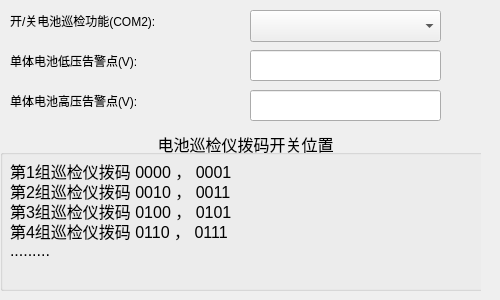
        <widget class="QWidget" name="page_2_2">
         <widget class="QWidget" name="widget_2_2" native="true">
          <property name="geometry">
           <rect>
            <x>-10</x>
            <y>10</y>
            <width>491</width>
            <height>281</height>
           </rect>
          </property>
          <widget class="QGroupBox" name="groupBox_5">
           <property name="geometry">
            <rect>
             <x>10</x>
             <y>120</y>
             <width>491</width>
             <height>161</height>
            </rect>
           </property>
           <property name="font">
            <font>
             <pointsize>12</pointsize>
            </font>
           </property>
           <property name="title">
            <string>电池巡检仪拨码开关位置</string>
           </property>
           <property name="alignment">
            <set>Qt::AlignCenter</set>
           </property>
           <widget class="QLabel" name="boma">
            <property name="geometry">
             <rect>
              <x>10</x>
              <y>30</y>
              <width>331</width>
              <height>21</height>
             </rect>
            </property>
            <property name="text">
             <string>第1组巡检仪拨码 0000 ， 0001</string>
            </property>
           </widget>
           <widget class="QLabel" name="boma_2">
            <property name="geometry">
             <rect>
              <x>10</x>
              <y>50</y>
              <width>331</width>
              <height>21</height>
             </rect>
            </property>
            <property name="text">
             <string>第2组巡检仪拨码 0010 ， 0011</string>
            </property>
           </widget>
           <widget class="QLabel" name="boma_3">
            <property name="geometry">
             <rect>
              <x>10</x>
              <y>70</y>
              <width>331</width>
              <height>21</height>
             </rect>
            </property>
            <property name="text">
             <string>第3组巡检仪拨码 0100 ， 0101</string>
            </property>
           </widget>
           <widget class="QLabel" name="boma_4">
            <property name="geometry">
             <rect>
              <x>10</x>
              <y>90</y>
              <width>331</width>
              <height>21</height>
             </rect>
            </property>
            <property name="text">
             <string>第4组巡检仪拨码 0110 ， 0111</string>
            </property>
           </widget>
           <widget class="QLabel" name="boma_5">
            <property name="geometry">
             <rect>
              <x>10</x>
              <y>110</y>
              <width>331</width>
              <height>21</height>
             </rect>
            </property>
            <property name="text">
             <string>.........</string>
            </property>
           </widget>
          </widget>
          <widget class="QLabel" name="label_39">
           <property name="geometry">
            <rect>
             <x>20</x>
             <y>0</y>
             <width>231</width>
             <height>21</height>
            </rect>
           </property>
           <property name="sizePolicy">
            <sizepolicy hsizetype="Expanding" vsizetype="Fixed">
             <horstretch>0</horstretch>
             <verstretch>0</verstretch>
            </sizepolicy>
           </property>
           <property name="text">
            <string>开/关电池巡检功能(COM2):</string>
           </property>
          </widget>
          <widget class="QComboBox" name="combox_Battery_detecting">
           <property name="geometry">
            <rect>
             <x>260</x>
             <y>0</y>
             <width>191</width>
             <height>32</height>
            </rect>
           </property>
          </widget>
          <widget class="QLabel" name="label_Mains_Frequence_Low_limit_2">
           <property name="geometry">
            <rect>
             <x>20</x>
             <y>40</y>
             <width>201</width>
             <height>21</height>
            </rect>
           </property>
           <property name="text">
            <string>单体电池低压告警点(V):</string>
           </property>
          </widget>
          <widget class="QLineEdit" name="Single_Battery_Low_limit">
           <property name="geometry">
            <rect>
             <x>260</x>
             <y>40</y>
             <width>191</width>
             <height>31</height>
            </rect>
           </property>
           <property name="font">
            <font>
             <pointsize>16</pointsize>
            </font>
           </property>
           <property name="focusPolicy">
            <enum>Qt::NoFocus</enum>
           </property>
           <property name="alignment">
            <set>Qt::AlignCenter</set>
           </property>
          </widget>
          <widget class="QLabel" name="label_Mains_Frequence_Low_limit_3">
           <property name="geometry">
            <rect>
             <x>20</x>
             <y>80</y>
             <width>201</width>
             <height>21</height>
            </rect>
           </property>
           <property name="text">
            <string>单体电池高压告警点(V):</string>
           </property>
          </widget>
          <widget class="QLineEdit" name="Single_Battery_High_limit">
           <property name="geometry">
            <rect>
             <x>260</x>
             <y>80</y>
             <width>191</width>
             <height>31</height>
            </rect>
           </property>
           <property name="font">
            <font>
             <pointsize>16</pointsize>
            </font>
           </property>
           <property name="focusPolicy">
            <enum>Qt::NoFocus</enum>
           </property>
           <property name="alignment">
            <set>Qt::AlignCenter</set>
           </property>
          </widget>
         </widget>
        </widget>
